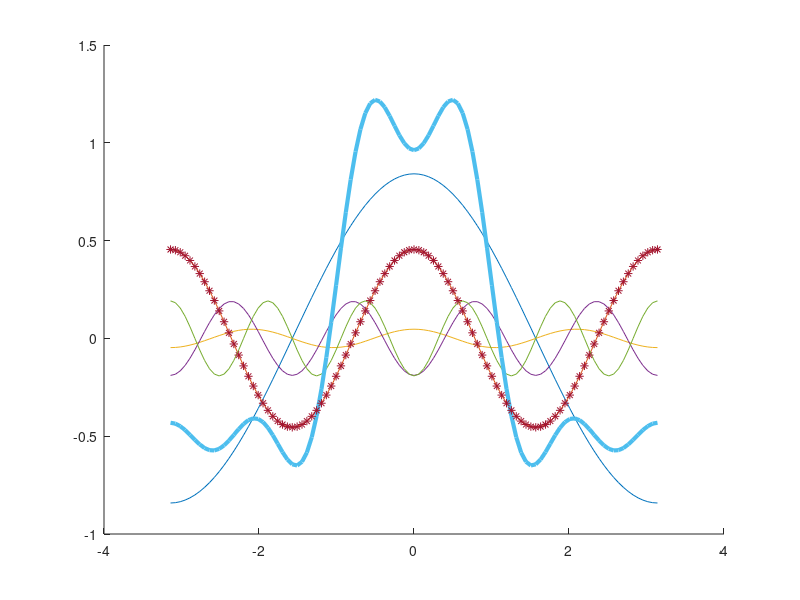

The MATLAB script that drew this image:
%
% Extract sinusoids of known frequency from composite.
%
% % Kurt Motekew  2022/08/03
%

clear;

  % Fundamental frequency as angular rate, rad/sec
w1 = 1.0;

nmax = 5;

  % Period and increment
pd = 2*pi/w1;
dt = pd/100;
t = (-pd/2):dt:(pd/2);

fprintf('\nFundamental frequency %1.1f Hz', 1/pd);

  % Overlay multiple harmonics and the combined result
yi = zeros(nmax, size(t,2));
y = zeros(size(t));
for ii = 1:nmax
  wn = ii*w1;
  an = sin(wn)/(wn);
  yi(ii,:) = an*cos(wn*t);
  y = y + yi(ii,:);
end

figure; hold on;
for ii = 1:nmax
  plot(t, yi(ii,:));
end
plot(t, y, 'linewidth',3);

  % Pull 2nd harmonic
wn = 2*w1;
yn = cos(wn*t);

  % Cartesian form
c0 = (2.0/pd)*trapz(t, y);
c2 = (2.0/pd)*trapz(t, yi(2,:).*cos(wn*t));
d2 = (2.0/pd)*trapz(t, yi(2,:).*sin(wn*t));

y2 = c0/2 + c2*cos(wn*t) + d2*sin(wn*t);
plot(t, y2, '*');

fprintf('\n');
